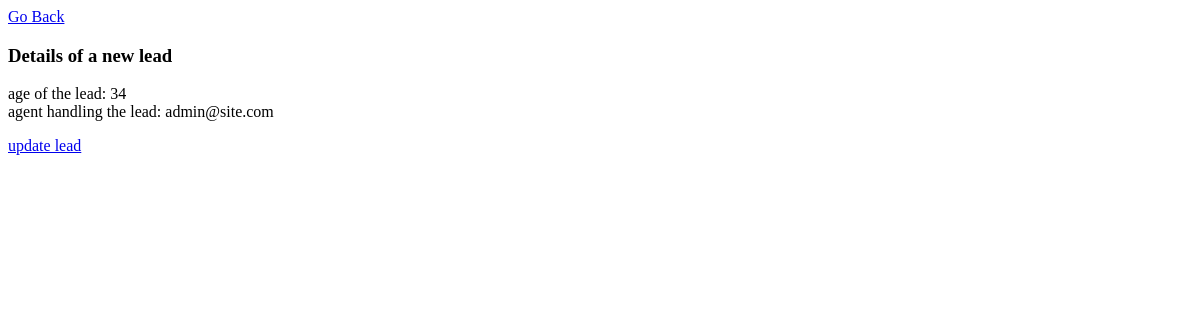
Before: /leads/detail/4/ with the older database file.
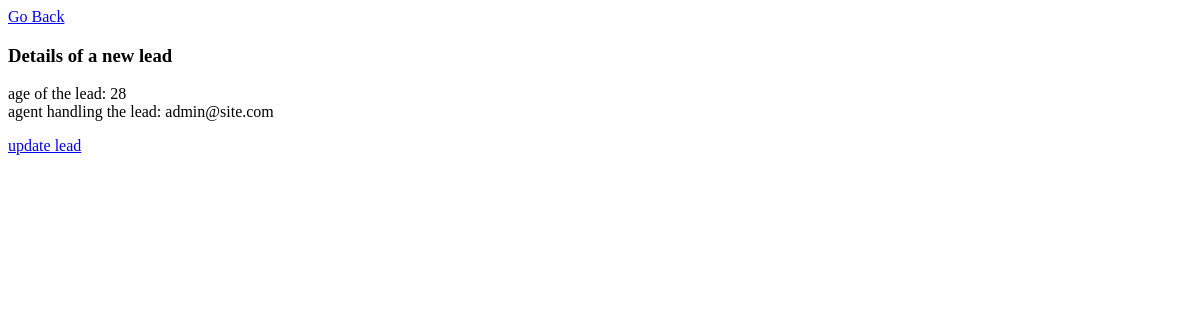
After: the same page with the newer database file.
### main/models.py (models this page shows, shortened)
class Lead(models.Model):
    first_name = models.CharField(max_length=20)
    last_name = models.CharField(max_length=20)
    age = models.IntegerField(default=0)
    agent = models.ForeignKey(Agent, on_delete=models.CASCADE)

class Agent(models.Model):
    user = models.OneToOneField(User, on_delete=models.CASCADE)
    def __str__(self):
        return self.user.email

class User(AbstractUser):
    pass

### main/views.py (the view)
# urls.py: path('detail/<int:pk>/', views.Lead_detail, name="leadDetail"),
def Lead_detail(request, pk):
    details = Lead.objects.get(pk=pk)
    context = {
        "details":details,
    }
    return render(request, "Leads/lead_detail.html", context)

### templates/Leads/lead_detail.html (shortened to what this page needs)
<!DOCTYPE html>
<html lang="en">
<head>
</head>
<body>
    <nav> <a href="{% url 'leads:leadList' %}">Go Back</a> </nav>
    <div class="container">
        <h3> Details of {{details.first_name}} {{details.last_name}} </h3>
        <p>
            age of the lead: {{details.age}} <br>
            agent handling the lead: {{details.agent}} <br>
        </p>
        <a href=" {% url 'leads:leadUpdate' details.pk %} ">update lead</a>
    </div>
</body>
</html>

Changed rows visible on the page:
changed Lead "a new": age "34" → "28"
